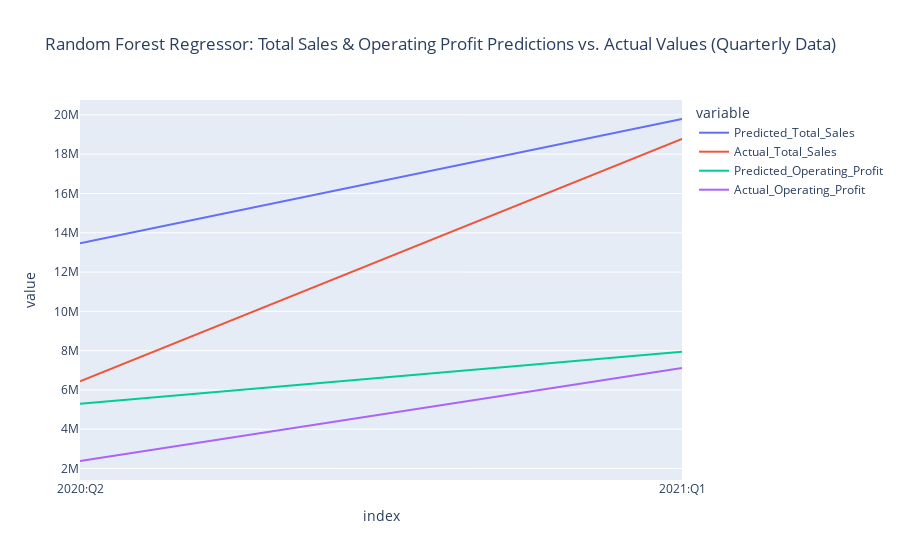

This figure's notebook cell:
### Code cell
#Plot the predictions vs. the actual values
px.line(rfr_df, x=rfr_df.index, y=['Predicted_Total_Sales', 'Actual_Total_Sales', 'Predicted_Operating_Profit', 'Actual_Operating_Profit'], 
        title='Random Forest Regressor: Total Sales & Operating Profit Predictions vs. Actual Values (Quarterly Data)')

### Figure 1 — Plotly figure (JSON) as saved in the notebook; plotly's stock layout.template omitted (floating-point values rounded to 4 significant figures)
{"data": [{"hovertemplate": "variable=Predicted_Total_Sales<br>index=%{x}<br>value=%{y}<extra></extra>", "legendgroup": "Predicted_Total_Sales", "line": {"color": "#636efa", "dash": "solid"}, "marker": {"symbol": "circle"}, "mode": "lines", "name": "Predicted_Total_Sales", "orientation": "v", "showlegend": true, "type": "scatter", "x": ["2020:Q2", "2021:Q1"], "xaxis": "x", "y": [13470000.0, 19790000.0], "yaxis": "y"}, {"hovertemplate": "variable=Actual_Total_Sales<br>index=%{x}<br>value=%{y}<extra></extra>", "legendgroup": "Actual_Total_Sales", "line": {"color": "#EF553B", "dash": "solid"}, "marker": {"symbol": "circle"}, "mode": "lines", "name": "Actual_Total_Sales", "orientation": "v", "showlegend": true, "type": "scatter", "x": ["2020:Q2", "2021:Q1"], "xaxis": "x", "y": [6442039, 18770496], "yaxis": "y"}, {"hovertemplate": "variable=Predicted_Operating_Profit<br>index=%{x}<br>value=%{y}<extra></extra>", "legendgroup": "Predicted_Operating_Profit", "line": {"color": "#00cc96", "dash": "solid"}, "marker": {"symbol": "circle"}, "mode": "lines", "name": "Predicted_Operating_Profit", "orientation": "v", "showlegend": true, "type": "scatter", "x": ["2020:Q2", "2021:Q1"], "xaxis": "x", "y": [5291000.0, 7940000.0], "yaxis": "y"}, {"hovertemplate": "variable=Actual_Operating_Profit<br>index=%{x}<br>value=%{y}<extra></extra>", "legendgroup": "Actual_Operating_Profit", "line": {"color": "#ab63fa", "dash": "solid"}, "marker": {"symbol": "circle"}, "mode": "lines", "name": "Actual_Operating_Profit", "orientation": "v", "showlegend": true, "type": "scatter", "x": ["2020:Q2", "2021:Q1"], "xaxis": "x", "y": [2383000.0, 7114000.0], "yaxis": "y"}], "layout": {"legend": {"title": {"text": "variable"}, "tracegroupgap": 0}, "title": {"text": "Random Forest Regressor: Total Sales & Operating Profit Predictions vs. Actual Values (Quarterly Data)"}, "xaxis": {"anchor": "y", "domain": [0, 1], "title": {"text": "index"}}, "yaxis": {"anchor": "x", "domain": [0, 1], "title": {"text": "value"}}}}
